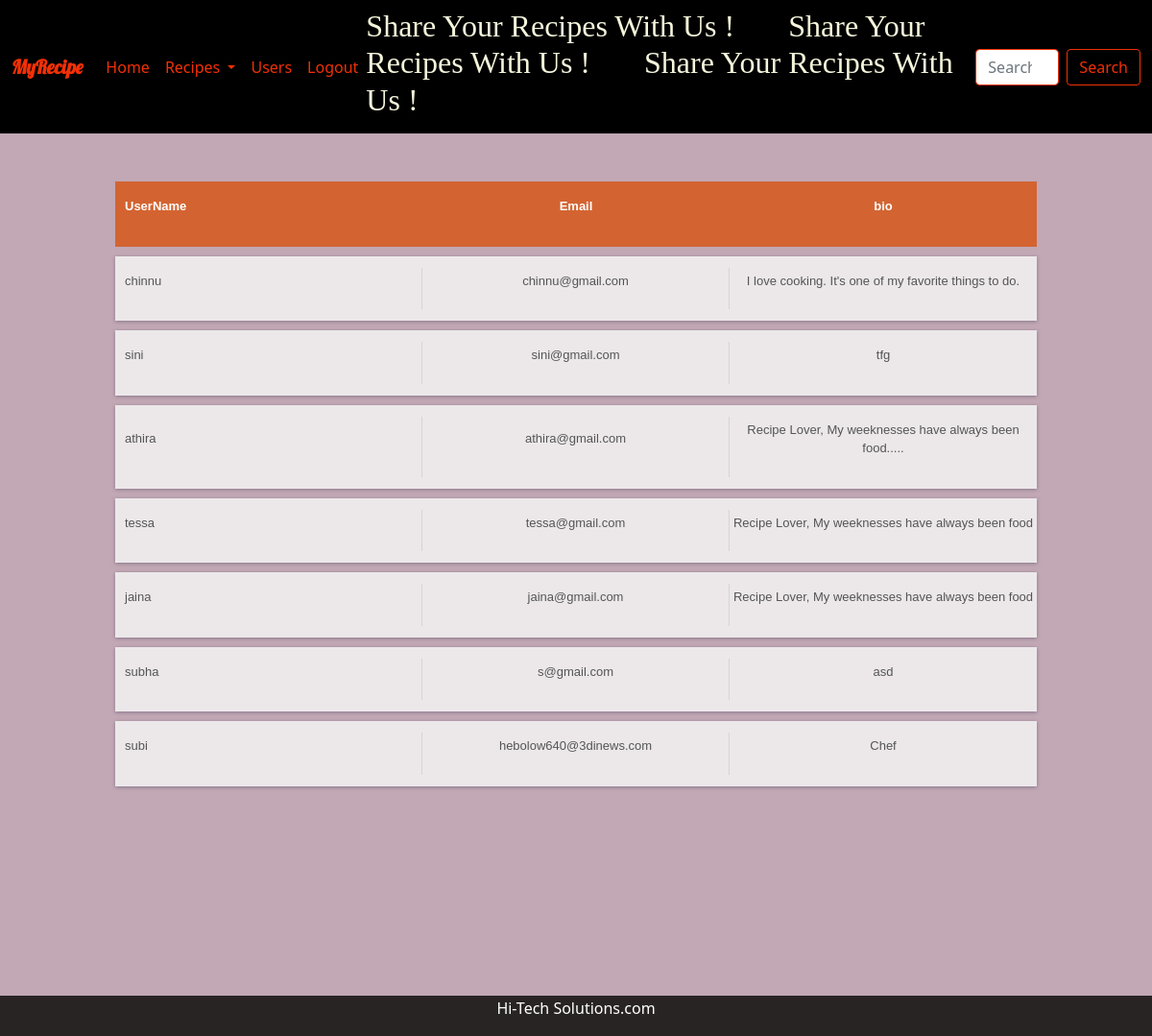
The page /users/user_view on the database its author committed.
### users/models.py (models this page shows, shortened)
class Profile(models.Model):
     user = models.OneToOneField(User,on_delete=models.CASCADE)
     profile_pic = models.ImageField(upload_to='images',null=True)
     bio = models.CharField(max_length=120)
     birth_date = models.DateField(null=True)

### users/views.py (the view)
# urls.py: path('user_view',views.user_view.as_view(),name="user_view"),
class user_view(TemplateView):
    context = {}
    template_name = 'users/userview.html'
    def get(self,request,*args,**kwargs):
        data = Profile.objects.all()
        self.context['data'] = data
        return render(request, self.template_name, self.context)

### users/templates/users/userview.html (shortened to what this page needs)
<!DOCTYPE html>
<html lang="en">
<head>
    <link href="https://cdn.jsdelivr.net/npm/bootstrap@5.0.0-beta3/dist/css/bootstrap.min.css" rel="stylesheet">
    {% load static %}
    <link rel="stylesheet" href="{% static 'users/css/viewprofile.css' %}">
    <link rel="stylesheet" href="{% static 'home/css/home.css' %}">
</head>
<body style="background-color:rgb(194, 168, 180);">
{% include 'users/admin_nav.html' %}
<div class="table-box" >
    <div class="table-row table-head">
        <div class="table-cell first-cell">
            <p>UserName</p>
        </div>
        <div class="table-cell">
            <p>Email</p>
        </div>
        <div class="table-cell last-cell">
            <p>bio</p>
        </div>
    </div>
    {% for i in data %}
    <div class="table-row" style="background-color:rgb(236, 232, 234);">
        <div class="table-cell first-cell">
            <p> {{i.user.username}}</p>
        </div>
        <div class="table-cell">
            <p> {{i.user.email}}</p>
        </div>
        <div class="table-cell last-cell">
          <p> {{i.bio}}</p>
        </div>
    </div>
    {% endfor %}
</div>
 <br>
 <br><br><br><br><br><br>
<footer>
    <a>Hi-Tech Solutions.com</a></p>
  </footer>
</body>
</html>

### users/templates/users/userview.html (style rules this page uses)
footer { text-align: center; padding: 1px; background-color: rgb(41, 36, 36); color: white; }
* { margin: 0; padding: 0; }
.table-box { margin: 50px auto; }
.table-row { display: table; width: 80%; margin: 10px auto; font-family: sans-serif; background: transparent; padding: 12px 0; color: #555; font-size: 13px; box-shadow: 0 1px 4px 0px rgba(0,0,50,0.3); }
.table-head { background: #d36431; box-shadow: none; color: #fff; font-weight: 600; }
.table-head .table-cell { border-right: none; }
.table-cell { display: table-cell; width: 20%; text-align: center; padding: 4px 0; border-right: 1px solid #d6d4d4; vertical-align: middle; }
.first-cell { text-align: left; padding-left: 10px; }
.last-cell { border-right: none; }
a { text-decoration: none; color: #555; }

### rows shown on the page
Profile: user.username "chinnu", user.email "chinnu@gmail.com", bio "I love cooking. It's one of my favorite things to do."
Profile: user.username "sini", user.email "sini@gmail.com", bio "tfg"
Profile: user.username "athira", user.email "athira@gmail.com", bio "Recipe Lover, My weeknesses have always been food....."
Profile: user.username "tessa", user.email "tessa@gmail.com", bio "Recipe Lover, My weeknesses have always been food"
Profile: user.username "jaina", user.email "jaina@gmail.com", bio "Recipe Lover, My weeknesses have always been food"
Profile: user.username "subha", user.email "s@gmail.com", bio "asd"
Profile: user.username "subi", user.email "hebolow640@3dinews.com", bio "Chef"
